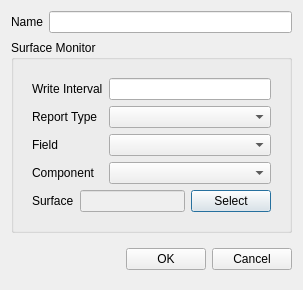
<?xml version="1.0" encoding="UTF-8"?>
<ui version="4.0">
 <class>SurfaceDialog</class>
 <widget class="QDialog" name="SurfaceDialog">
  <property name="geometry">
   <rect>
    <x>0</x>
    <y>0</y>
    <width>303</width>
    <height>290</height>
   </rect>
  </property>
  <property name="windowTitle">
   <string>Surface Monitor</string>
  </property>
  <layout class="QVBoxLayout" name="verticalLayout_2">
   <item>
    <widget class="QWidget" name="nameWidget" native="true">
     <layout class="QFormLayout" name="formLayout_8">
      <property name="leftMargin">
       <number>0</number>
      </property>
      <property name="topMargin">
       <number>0</number>
      </property>
      <property name="rightMargin">
       <number>0</number>
      </property>
      <property name="bottomMargin">
       <number>0</number>
      </property>
      <item row="0" column="0">
       <widget class="QLabel" name="label_1">
        <property name="text">
         <string>Name</string>
        </property>
       </widget>
      </item>
      <item row="0" column="1">
       <widget class="MonitorNameEdit" name="name"/>
      </item>
     </layout>
    </widget>
   </item>
   <item>
    <widget class="QGroupBox" name="monitor">
     <property name="title">
      <string>Surface Monitor</string>
     </property>
     <layout class="QVBoxLayout" name="verticalLayout">
      <item>
       <widget class="QWidget" name="properties" native="true">
        <layout class="QFormLayout" name="formLayout">
         <property name="bottomMargin">
          <number>0</number>
         </property>
         <item row="0" column="0">
          <widget class="QLabel" name="label_4">
           <property name="text">
            <string>Write Interval</string>
           </property>
          </widget>
         </item>
         <item row="0" column="1">
          <widget class="FloatEdit" name="writeInterval">
           <property name="text">
            <string/>
           </property>
          </widget>
         </item>
         <item row="1" column="0">
          <widget class="QLabel" name="label">
           <property name="text">
            <string>Report Type</string>
           </property>
          </widget>
         </item>
         <item row="1" column="1">
          <widget class="PythonComboBox" name="reportType"/>
         </item>
         <item row="2" column="0">
          <widget class="QLabel" name="label_2">
           <property name="text">
            <string>Field</string>
           </property>
          </widget>
         </item>
         <item row="2" column="1">
          <widget class="PythonComboBox" name="field"/>
         </item>
         <item row="3" column="0">
          <widget class="QLabel" name="label_5">
           <property name="text">
            <string>Component</string>
           </property>
          </widget>
         </item>
         <item row="3" column="1">
          <widget class="VectorComponentComboBox" name="fieldComponent"/>
         </item>
        </layout>
       </widget>
      </item>
      <item>
       <widget class="QWidget" name="widget" native="true">
        <layout class="QHBoxLayout" name="horizontalLayout">
         <property name="leftMargin">
          <number>9</number>
         </property>
         <property name="topMargin">
          <number>0</number>
         </property>
         <property name="rightMargin">
          <number>9</number>
         </property>
         <property name="bottomMargin">
          <number>9</number>
         </property>
         <item>
          <widget class="QLabel" name="label_3">
           <property name="text">
            <string>Surface</string>
           </property>
          </widget>
         </item>
         <item>
          <widget class="QLineEdit" name="surface">
           <property name="enabled">
            <bool>false</bool>
           </property>
          </widget>
         </item>
         <item>
          <widget class="QPushButton" name="select">
           <property name="text">
            <string>Select</string>
           </property>
          </widget>
         </item>
        </layout>
       </widget>
      </item>
     </layout>
    </widget>
   </item>
   <item>
    <widget class="QWidget" name="widget_3" native="true">
     <layout class="QHBoxLayout" name="horizontalLayout_2">
      <property name="rightMargin">
       <number>0</number>
      </property>
      <item>
       <spacer name="horizontalSpacer">
        <property name="orientation">
         <enum>Qt::Horizontal</enum>
        </property>
        <property name="sizeHint" stdset="0">
         <size>
          <width>40</width>
          <height>20</height>
         </size>
        </property>
       </spacer>
      </item>
      <item>
       <widget class="QPushButton" name="ok">
        <property name="text">
         <string>OK</string>
        </property>
       </widget>
      </item>
      <item>
       <widget class="QPushButton" name="cancel">
        <property name="text">
         <string>Cancel</string>
        </property>
       </widget>
      </item>
     </layout>
    </widget>
   </item>
  </layout>
 </widget>
 <customwidgets>
  <customwidget>
   <class>MonitorNameEdit</class>
   <extends>QLineEdit</extends>
   <header>widgets.typed_edit</header>
  </customwidget>
  <customwidget>
   <class>FloatEdit</class>
   <extends>QLineEdit</extends>
   <header location="global">widgets.typed_edit</header>
  </customwidget>
  <customwidget>
   <class>PythonComboBox</class>
   <extends>QComboBox</extends>
   <header location="global">widgets.python_combo_box</header>
  </customwidget>
  <customwidget>
   <class>VectorComponentComboBox</class>
   <extends>QComboBox</extends>
   <header>baramFlow.view.widgets.vector_component_combo_box</header>
  </customwidget>
 </customwidgets>
 <resources/>
 <connections>
  <connection>
   <sender>cancel</sender>
   <signal>clicked()</signal>
   <receiver>SurfaceDialog</receiver>
   <slot>reject()</slot>
   <hints>
    <hint type="sourcelabel">
     <x>256</x>
     <y>225</y>
    </hint>
    <hint type="destinationlabel">
     <x>151</x>
     <y>127</y>
    </hint>
   </hints>
  </connection>
 </connections>
</ui>
